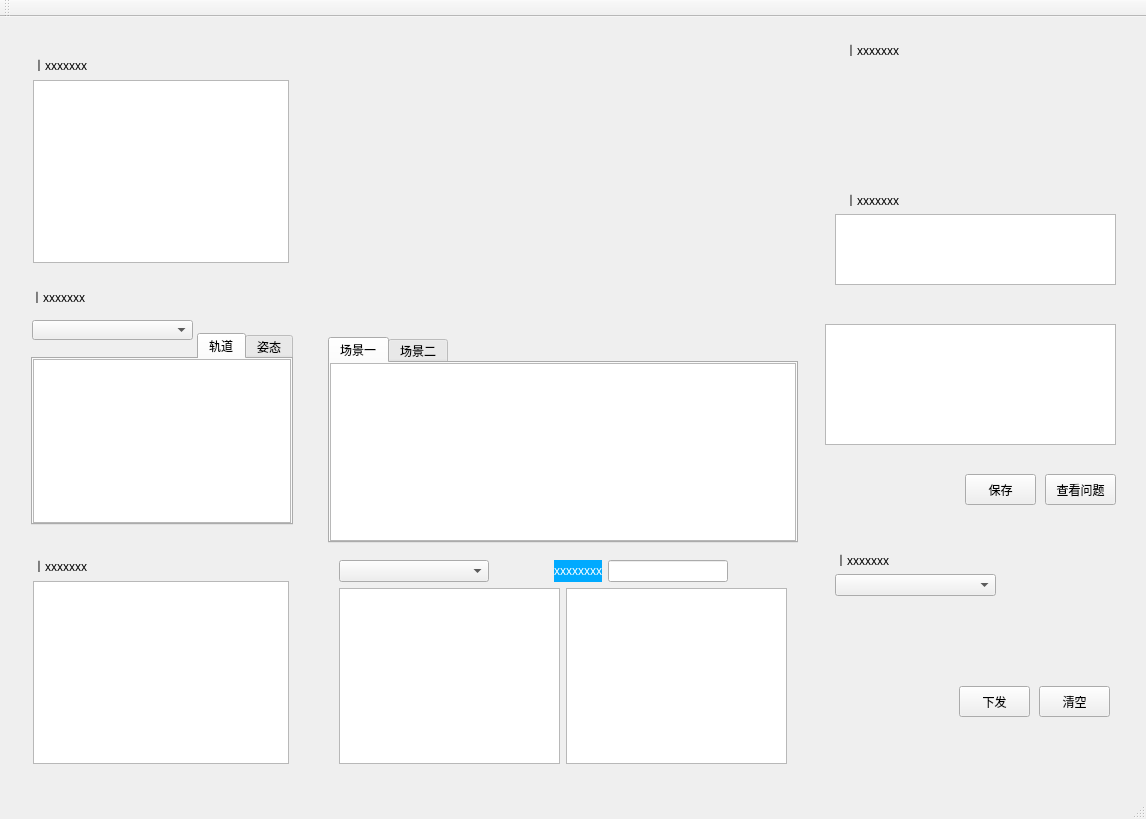
<?xml version="1.0" encoding="UTF-8"?>
<ui version="4.0">
 <class>SystemUIClass</class>
 <widget class="QMainWindow" name="SystemUIClass">
  <property name="geometry">
   <rect>
    <x>0</x>
    <y>0</y>
    <width>1146</width>
    <height>819</height>
   </rect>
  </property>
  <property name="windowTitle">
   <string>SystemUI</string>
  </property>
  <widget class="QWidget" name="centralWidget">
   <layout class="QGridLayout" name="gridLayout_3">
    <item row="0" column="0" colspan="2">
     <widget class="QWidget" name="widget_9" native="true"/>
    </item>
    <item row="1" column="0">
     <widget class="QWidget" name="widget" native="true">
      <property name="minimumSize">
       <size>
        <width>300</width>
        <height>0</height>
       </size>
      </property>
      <property name="maximumSize">
       <size>
        <width>300</width>
        <height>16777215</height>
       </size>
      </property>
      <layout class="QGridLayout" name="gridLayout_9">
       <item row="0" column="0">
        <widget class="QWidget" name="widget_10" native="true">
         <property name="minimumSize">
          <size>
           <width>0</width>
           <height>8</height>
          </size>
         </property>
         <layout class="QGridLayout" name="gridLayout_7">
          <item row="1" column="0">
           <widget class="QTableWidget" name="tableWidget"/>
          </item>
          <item row="0" column="0">
           <widget class="QLabel" name="label">
            <property name="text">
             <string>丨xxxxxxx</string>
            </property>
           </widget>
          </item>
         </layout>
        </widget>
       </item>
       <item row="1" column="0">
        <widget class="QWidget" name="widget_7" native="true">
         <property name="minimumSize">
          <size>
           <width>0</width>
           <height>260</height>
          </size>
         </property>
         <widget class="QTabWidget" name="tabWidget_2">
          <property name="geometry">
           <rect>
            <x>9</x>
            <y>53</y>
            <width>262</width>
            <height>192</height>
           </rect>
          </property>
          <property name="layoutDirection">
           <enum>Qt::RightToLeft</enum>
          </property>
          <property name="currentIndex">
           <number>1</number>
          </property>
          <widget class="QWidget" name="tab_3">
           <attribute name="title">
            <string>姿态</string>
           </attribute>
           <layout class="QGridLayout" name="gridLayout_6">
            <property name="leftMargin">
             <number>0</number>
            </property>
            <property name="topMargin">
             <number>0</number>
            </property>
            <property name="rightMargin">
             <number>0</number>
            </property>
            <property name="bottomMargin">
             <number>0</number>
            </property>
            <property name="spacing">
             <number>0</number>
            </property>
            <item row="0" column="0">
             <widget class="QTableWidget" name="tableWidget_4"/>
            </item>
           </layout>
          </widget>
          <widget class="QWidget" name="tab_4">
           <attribute name="title">
            <string>轨道</string>
           </attribute>
           <layout class="QGridLayout" name="gridLayout_10">
            <property name="leftMargin">
             <number>0</number>
            </property>
            <property name="topMargin">
             <number>0</number>
            </property>
            <property name="rightMargin">
             <number>0</number>
            </property>
            <property name="bottomMargin">
             <number>0</number>
            </property>
            <property name="spacing">
             <number>0</number>
            </property>
            <item row="0" column="0">
             <widget class="QTableWidget" name="tableWidget_9"/>
            </item>
           </layout>
          </widget>
         </widget>
         <widget class="QLabel" name="label_2">
          <property name="geometry">
           <rect>
            <x>9</x>
            <y>9</y>
            <width>54</width>
            <height>16</height>
           </rect>
          </property>
          <property name="text">
           <string>丨xxxxxxx</string>
          </property>
         </widget>
         <widget class="QComboBox" name="comboBox_3">
          <property name="geometry">
           <rect>
            <x>10</x>
            <y>40</y>
            <width>161</width>
            <height>20</height>
           </rect>
          </property>
         </widget>
        </widget>
       </item>
       <item row="2" column="0">
        <widget class="QWidget" name="widget_11" native="true">
         <layout class="QGridLayout" name="gridLayout_8">
          <item row="1" column="0">
           <widget class="QTableWidget" name="tableWidget_3"/>
          </item>
          <item row="0" column="0">
           <widget class="QLabel" name="label_4">
            <property name="text">
             <string>丨xxxxxxx</string>
            </property>
           </widget>
          </item>
         </layout>
        </widget>
       </item>
      </layout>
     </widget>
    </item>
    <item row="1" column="1">
     <widget class="QWidget" name="widget_8" native="true">
      <layout class="QGridLayout" name="gridLayout_2">
       <item row="2" column="0">
        <widget class="QTabWidget" name="tabWidget">
         <property name="currentIndex">
          <number>0</number>
         </property>
         <widget class="QWidget" name="tab">
          <attribute name="title">
           <string>场景一</string>
          </attribute>
          <layout class="QGridLayout" name="gridLayout">
           <property name="leftMargin">
            <number>0</number>
           </property>
           <property name="topMargin">
            <number>0</number>
           </property>
           <property name="rightMargin">
            <number>0</number>
           </property>
           <property name="bottomMargin">
            <number>0</number>
           </property>
           <property name="spacing">
            <number>0</number>
           </property>
           <item row="0" column="0">
            <widget class="QTableWidget" name="tableWidget_5"/>
           </item>
          </layout>
         </widget>
         <widget class="QWidget" name="tab_2">
          <attribute name="title">
           <string>场景二</string>
          </attribute>
          <layout class="QGridLayout" name="gridLayout_4">
           <property name="leftMargin">
            <number>0</number>
           </property>
           <property name="topMargin">
            <number>0</number>
           </property>
           <property name="rightMargin">
            <number>0</number>
           </property>
           <property name="bottomMargin">
            <number>0</number>
           </property>
           <property name="spacing">
            <number>0</number>
           </property>
           <item row="0" column="0">
            <widget class="QTableWidget" name="tableWidget_6"/>
           </item>
          </layout>
         </widget>
        </widget>
       </item>
       <item row="0" column="0">
        <widget class="QWidget" name="widget_2" native="true">
         <property name="minimumSize">
          <size>
           <width>0</width>
           <height>100</height>
          </size>
         </property>
        </widget>
       </item>
       <item row="1" column="0">
        <widget class="QWidget" name="widget_3" native="true">
         <property name="minimumSize">
          <size>
           <width>0</width>
           <height>180</height>
          </size>
         </property>
        </widget>
       </item>
       <item row="3" column="0">
        <widget class="QWidget" name="widget_4" native="true">
         <property name="minimumSize">
          <size>
           <width>0</width>
           <height>160</height>
          </size>
         </property>
         <layout class="QGridLayout" name="gridLayout_5">
          <item row="0" column="0" colspan="2">
           <layout class="QHBoxLayout" name="horizontalLayout_3">
            <item>
             <widget class="QComboBox" name="comboBox">
              <property name="minimumSize">
               <size>
                <width>150</width>
                <height>0</height>
               </size>
              </property>
              <property name="currentText">
               <string/>
              </property>
             </widget>
            </item>
            <item>
             <spacer name="horizontalSpacer">
              <property name="orientation">
               <enum>Qt::Horizontal</enum>
              </property>
              <property name="sizeHint" stdset="0">
               <size>
                <width>30</width>
                <height>20</height>
               </size>
              </property>
             </spacer>
            </item>
            <item>
             <widget class="QLabel" name="label_7">
              <property name="styleSheet">
               <string notr="true">background-color: rgb(0, 170, 255);
color: rgb(255, 255, 255);</string>
              </property>
              <property name="text">
               <string>xxxxxxxx</string>
              </property>
             </widget>
            </item>
            <item>
             <widget class="QLineEdit" name="lineEdit">
              <property name="minimumSize">
               <size>
                <width>120</width>
                <height>0</height>
               </size>
              </property>
              <property name="text">
               <string/>
              </property>
             </widget>
            </item>
            <item>
             <spacer name="horizontalSpacer_2">
              <property name="orientation">
               <enum>Qt::Horizontal</enum>
              </property>
              <property name="sizeHint" stdset="0">
               <size>
                <width>40</width>
                <height>20</height>
               </size>
              </property>
             </spacer>
            </item>
           </layout>
          </item>
          <item row="1" column="0">
           <widget class="QTableWidget" name="tableWidget_8"/>
          </item>
          <item row="1" column="1">
           <widget class="QTableWidget" name="tableWidget_7"/>
          </item>
         </layout>
        </widget>
       </item>
      </layout>
     </widget>
    </item>
    <item row="1" column="2">
     <widget class="QWidget" name="widget_5" native="true">
      <property name="minimumSize">
       <size>
        <width>320</width>
        <height>0</height>
       </size>
      </property>
      <widget class="QComboBox" name="comboBox_2">
       <property name="geometry">
        <rect>
         <x>20</x>
         <y>540</y>
         <width>161</width>
         <height>22</height>
        </rect>
       </property>
       <property name="currentText">
        <string/>
       </property>
      </widget>
      <widget class="QPushButton" name="pushButton">
       <property name="geometry">
        <rect>
         <x>144</x>
         <y>652</y>
         <width>71</width>
         <height>31</height>
        </rect>
       </property>
       <property name="text">
        <string>下发</string>
       </property>
      </widget>
      <widget class="QPushButton" name="pushButton_2">
       <property name="geometry">
        <rect>
         <x>224</x>
         <y>652</y>
         <width>71</width>
         <height>31</height>
        </rect>
       </property>
       <property name="text">
        <string>清空</string>
       </property>
      </widget>
      <widget class="QTableWidget" name="tableWidget_2">
       <property name="geometry">
        <rect>
         <x>10</x>
         <y>290</y>
         <width>291</width>
         <height>121</height>
        </rect>
       </property>
      </widget>
      <widget class="QPushButton" name="pushButton_3">
       <property name="geometry">
        <rect>
         <x>150</x>
         <y>440</y>
         <width>71</width>
         <height>31</height>
        </rect>
       </property>
       <property name="text">
        <string>保存</string>
       </property>
      </widget>
      <widget class="QPushButton" name="pushButton_4">
       <property name="geometry">
        <rect>
         <x>230</x>
         <y>440</y>
         <width>71</width>
         <height>31</height>
        </rect>
       </property>
       <property name="text">
        <string>查看问题</string>
       </property>
      </widget>
      <widget class="QTextEdit" name="textEdit">
       <property name="geometry">
        <rect>
         <x>20</x>
         <y>180</y>
         <width>281</width>
         <height>71</height>
        </rect>
       </property>
      </widget>
      <widget class="QWidget" name="widget_6" native="true">
       <property name="geometry">
        <rect>
         <x>20</x>
         <y>30</y>
         <width>271</width>
         <height>121</height>
        </rect>
       </property>
      </widget>
      <widget class="QLabel" name="label_3">
       <property name="geometry">
        <rect>
         <x>20</x>
         <y>520</y>
         <width>54</width>
         <height>12</height>
        </rect>
       </property>
       <property name="text">
        <string>丨xxxxxxxx</string>
       </property>
      </widget>
      <widget class="QLabel" name="label_5">
       <property name="geometry">
        <rect>
         <x>30</x>
         <y>10</y>
         <width>54</width>
         <height>12</height>
        </rect>
       </property>
       <property name="text">
        <string>丨xxxxxxx</string>
       </property>
      </widget>
      <widget class="QLabel" name="label_6">
       <property name="geometry">
        <rect>
         <x>30</x>
         <y>160</y>
         <width>54</width>
         <height>12</height>
        </rect>
       </property>
       <property name="text">
        <string>丨xxxxxxxx</string>
       </property>
      </widget>
     </widget>
    </item>
   </layout>
  </widget>
  <widget class="QMenuBar" name="menuBar">
   <property name="geometry">
    <rect>
     <x>0</x>
     <y>0</y>
     <width>1146</width>
     <height>23</height>
    </rect>
   </property>
  </widget>
  <widget class="QToolBar" name="mainToolBar">
   <attribute name="toolBarArea">
    <enum>TopToolBarArea</enum>
   </attribute>
   <attribute name="toolBarBreak">
    <bool>false</bool>
   </attribute>
  </widget>
  <widget class="QStatusBar" name="statusBar"/>
 </widget>
 <layoutdefault spacing="6" margin="11"/>
 <resources>
  <include location="SystemUI.qrc"/>
 </resources>
 <connections/>
</ui>
